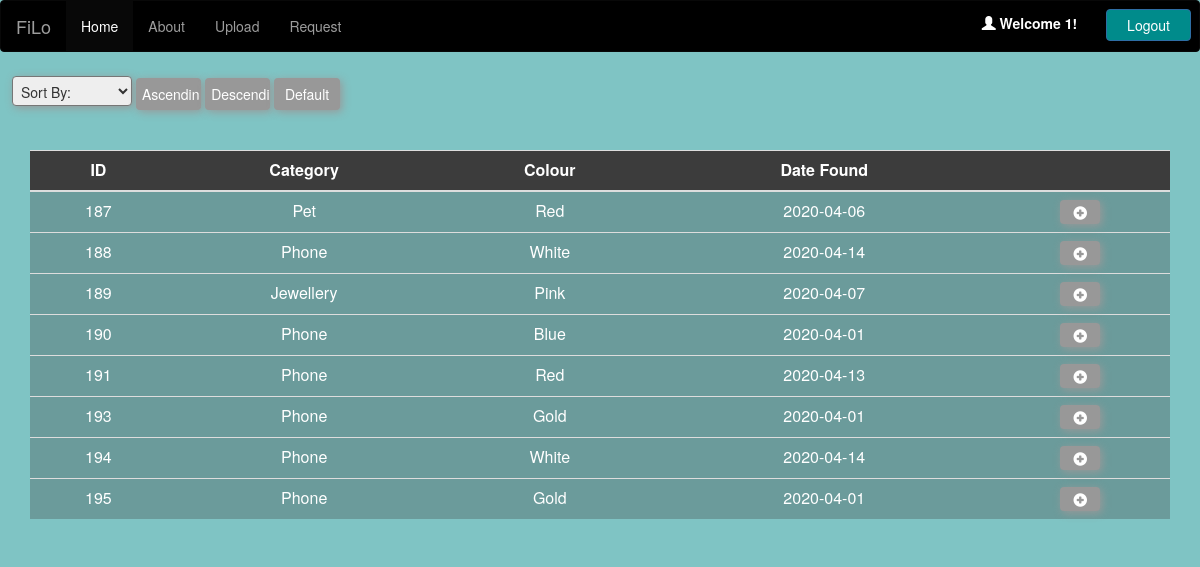
/InternetCoursework/index.php?login=success (signed in), run on the app's committed database.
### tables this page shows
CREATE TABLE `items` (
  `Category` varchar(10) NOT NULL,
  `Colour` varchar(10) NOT NULL,
  `Date` date NOT NULL,
  `Time` time NOT NULL,
  `Photo` varchar(500) NOT NULL,
  `Place` varchar(250) NOT NULL,
  `Description` varchar(250) NOT NULL,
  `ID` int(7) NOT NULL,
  `UserID` int(7) NOT NULL,
  `Status` int(1) NOT NULL
);

### InternetCoursework/index.php (the view, shortened to what this page needs)
<?php
include_once 'includes/dbh.php';
?>
<!DOCTYPE html>
<html>
<head>
  <link rel = "stylesheet" href= "https://maxcdn.bootstrapcdn.com/bootstrap/3.3.7/css/bootstrap.min.css">
</head>
<body style="background-color: rgba(0, 139, 139, 0.5);">
  <nav class="navbar navbar-inverse" id="navig">
    <div class="container-fluid">
      <div class="navbar-header">
        <a class="navbar-brand" href="index.php">FiLo</a>
      </div>
      <ul class="nav navbar-nav">
        <li class="active"><a href="index.php">Home</a></li>
        <li><a href="includes/about.php">About</a></li>
        <?php
        if (isset($_SESSION['UserID'])){
          echo "<li><a href='includes/addItem.php'>Upload</a></li>
          <li><a href='includes/requestItem.php'>Request</a></li>";
        } else if (isset($_SESSION['Admin'])){
          echo "<li><a href='includes/requests.php'>Requests</a></li>";
        }
        ?>
      </ul>
      <ul class="nav navbar-nav navbar-right" >
        <?php
        if (isset($_SESSION['Username'])){
          $user = $_SESSION['Username'];
          echo "<div class='Logout' align='right'>
          <form class='userlog' action='includes/loggedOut.php' method='POST'>";
          echo "<label id='name'><i class='glyphicon glyphicon-user'></i> Welcome $user!</label>
          <button class='btn btn-primary' type='submit' name='logout'>Logout</button>
          </form>
          </div>";
        }
        ?>
      </ul>
    </div>
  </nav>
  <?php
  echo"<form action='index.php' method='post'>";
  echo "<div class ='Req'>
  <select name='sort'>
  <option value ='srt'>Sort By:</option>
  <option value='Date'>Date</option>
  <option value='Category'>Alphabetically</option>
  </select>
  <input class='btn' type='submit' name='up' value='Ascending'></input>
  <input class='btn' type='submit' name='down' value='Descending'></input>
  <input class='btn' type='submit' name='def' value='Default'></input>
  </div>
  <br><br>";
  if (isset($_POST['up'])) {
    $type = $_POST['sort'];
    if ($type == 'srt'){
      $sql = "SELECT * FROM items where status = 0";
    } else {
      $sql = "SELECT * FROM items where status = 0 ORDER BY $type ASC";
    }
  } else if (isset($_POST['def'])) {
    $sql = "SELECT * FROM items where status = 0";
  } else {
    $sql = "SELECT * FROM items where status = 0";
  }
  $result = mysqli_query($connect, $sql);
  $resultCheck = mysqli_num_rows($result);
  ?>
  <div class="container tbl">
    <table class="table table-hover">
      <tr>
        <th style="text-align:center">ID</th>
        <th style="text-align:center">Category</th>
        <th style="text-align:center">Colour</th>
        <th style="text-align:center">Date Found</th>
        <?php if (isset($_SESSION['Username'])){
          echo'<th></th>';
        }
        ?>
      </tr>
      <tbody>
        <?php
        if ($resultCheck > 0){
          while ($row = mysqli_fetch_assoc($result)){
            echo "<tr>
            <td style='text-align:center'>" .$row['ID']. "</td>
            <td style='text-align:center'>" .$row['Category']. "</td>
            <td style='text-align:center'>" .$row['Colour']. "</td>
            <td style='text-align:center'>" .$row['Date']. "</td>";
            if(isset($_SESSION['Username'])){
              $id=$row['ID'];
              echo"<form class='id' method='post' action=''>";
              echo "<td style='text-align:center'>
              <button type='button' class='but' id='addbtn' data-toggle='modal' data-target='#" .$id." ' data-backdrop='true'>
              <span class='glyphicon glyphicon-plus-sign'></span>
              </button>
              </td>
              </form>";
              echo"<div class='modal fade' id='$id' role='dialog'>
              <div class='modal-dialog'>
              <div class='modal-content' style='text-align:center'>
              <div class='modal-header' style='text-align:center'>
              <button type='button' class='close' data-dismiss='modal'>&times;</button>
              <h4 class='modal-title'><Label>Item ID: " .$id. "<Label></h4>
              </div>
              <div class='modal-body'>
              <Label>Time Item was Found:</Label><p>".$row['Time']."</p><br><br>
              <Label>Images:</Label><p>";
              echo "</p><br><br>
              <Label>Item Description:</Label><p>".$row['Description']."</p><br><br>";
              echo "<Label>Place Item was Found: </Label><p>".$row['Place']."</p>
              </div>
              <div class='modal-footer' style='text-align:right'>
              <button type='button' class='btn btn-primary' data-dismiss='modal'>Close</button>
              </div>
              </div>
              </div>
              </div>
              </tr>";
            }
          }
        }
        ?>
      </tbody>
    </table>
  </body>
  </html>

### data on the page
items: ID "187", Category "Pet", Colour "Red", Date "2020-04-06"
items: ID "188", Category "Phone", Colour "White", Date "2020-04-14"
items: ID "189", Category "Jewellery", Colour "Pink", Date "2020-04-07"
items: ID "190", Category "Phone", Colour "Blue", Date "2020-04-01"
items: ID "191", Category "Phone", Colour "Red", Date "2020-04-13"
items: ID "193", Category "Phone", Colour "Gold", Date "2020-04-01"
items: ID "194", Category "Phone", Colour "White", Date "2020-04-14"
items: ID "195", Category "Phone", Colour "Gold", Date "2020-04-01"

### other printed values
$user "1"
